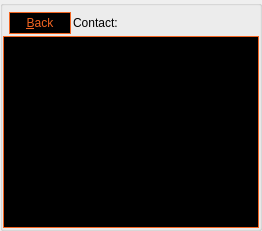
      <widget class="QGroupBox" name="messageDetails">
       <property name="styleSheet">
        <string notr="true">#messageDetails {
	border: 1px solid #f26522;
	}</string>
       </property>
       <property name="title">
        <string/>
       </property>
       <layout class="QVBoxLayout" name="verticalLayout_4">
        <property name="spacing">
         <number>2</number>
        </property>
        <property name="leftMargin">
         <number>0</number>
        </property>
        <property name="topMargin">
         <number>6</number>
        </property>
        <property name="rightMargin">
         <number>0</number>
        </property>
        <property name="bottomMargin">
         <number>0</number>
        </property>
        <item>
         <layout class="QHBoxLayout" name="horizontalLayout_3">
          <property name="leftMargin">
           <number>6</number>
          </property>
          <item>
           <widget class="QPushButton" name="backButton">
            <property name="styleSheet">
             <string notr="true">QPushButton {
	background-color: #000;
	color: #f26522;
	border: 1px solid #f26522;
	max-height: 20px;
	min-height: 20px;
	max-width: 60px;
	min-width: 60px;
}

QPushButton:hover {
	background-color: #61280E;
}

QPushButton:pressed:flat {
	color: #000;
	background-color: #f26522;
}</string>
            </property>
            <property name="text">
             <string>&amp;Back</string>
            </property>
            <property name="icon">
             <iconset>
              <normaloff>:/icons/quit</normaloff>:/icons/quit</iconset>
            </property>
           </widget>
          </item>
          <item>
           <widget class="QLabel" name="labelContact">
            <property name="text">
             <string>Contact:</string>
            </property>
           </widget>
          </item>
          <item>
           <widget class="QLabel" name="contactLabel">
            <property name="text">
             <string/>
            </property>
           </widget>
          </item>
          <item>
           <spacer name="horizontalSpacer_3">
            <property name="orientation">
             <enum>Qt::Horizontal</enum>
            </property>
            <property name="sizeHint" stdset="0">
             <size>
              <width>40</width>
              <height>20</height>
             </size>
            </property>
           </spacer>
          </item>
         </layout>
        </item>
        <item>
         <widget class="QListView" name="listConversation">
          <property name="palette">
           <palette>
            <active>
             <colorrole role="WindowText">
              <brush brushstyle="SolidPattern">
               <color alpha="255">
                <red>242</red>
                <green>101</green>
                <blue>34</blue>
               </color>
              </brush>
             </colorrole>
             <colorrole role="Button">
              <brush brushstyle="SolidPattern">
               <color alpha="255">
                <red>0</red>
                <green>0</green>
                <blue>0</blue>
               </color>
              </brush>
             </colorrole>
             <colorrole role="Text">
              <brush brushstyle="SolidPattern">
               <color alpha="255">
                <red>242</red>
                <green>101</green>
                <blue>34</blue>
               </color>
              </brush>
             </colorrole>
             <colorrole role="ButtonText">
              <brush brushstyle="SolidPattern">
               <color alpha="255">
                <red>242</red>
                <green>101</green>
                <blue>34</blue>
               </color>
              </brush>
             </colorrole>
             <colorrole role="Base">
              <brush brushstyle="SolidPattern">
               <color alpha="255">
                <red>0</red>
                <green>0</green>
                <blue>0</blue>
               </color>
              </brush>
             </colorrole>
             <colorrole role="Window">
              <brush brushstyle="SolidPattern">
               <color alpha="255">
                <red>0</red>
                <green>0</green>
                <blue>0</blue>
               </color>
              </brush>
             </colorrole>
             <colorrole role="Highlight">
              <brush brushstyle="SolidPattern">
               <color alpha="255">
                <red>28</red>
                <green>28</green>
                <blue>28</blue>
               </color>
              </brush>
             </colorrole>
             <colorrole role="HighlightedText">
              <brush brushstyle="SolidPattern">
               <color alpha="255">
                <red>0</red>
                <green>0</green>
                <blue>0</blue>
               </color>
              </brush>
             </colorrole>
             <colorrole role="AlternateBase">
              <brush brushstyle="SolidPattern">
               <color alpha="255">
                <red>28</red>
                <green>28</green>
                <blue>28</blue>
               </color>
              </brush>
             </colorrole>
            </active>
            <inactive>
             <colorrole role="WindowText">
              <brush brushstyle="SolidPattern">
               <color alpha="255">
                <red>242</red>
                <green>101</green>
                <blue>34</blue>
               </color>
              </brush>
             </colorrole>
             <colorrole role="Button">
              <brush brushstyle="SolidPattern">
               <color alpha="255">
                <red>0</red>
                <green>0</green>
                <blue>0</blue>
               </color>
              </brush>
             </colorrole>
             <colorrole role="Text">
              <brush brushstyle="SolidPattern">
               <color alpha="255">
                <red>242</red>
                <green>101</green>
                <blue>34</blue>
               </color>
              </brush>
             </colorrole>
             <colorrole role="ButtonText">
              <brush brushstyle="SolidPattern">
               <color alpha="255">
                <red>242</red>
                <green>101</green>
                <blue>34</blue>
               </color>
              </brush>
             </colorrole>
             <colorrole role="Base">
              <brush brushstyle="SolidPattern">
               <color alpha="255">
                <red>0</red>
                <green>0</green>
                <blue>0</blue>
               </color>
              </brush>
             </colorrole>
             <colorrole role="Window">
              <brush brushstyle="SolidPattern">
               <color alpha="255">
                <red>0</red>
                <green>0</green>
                <blue>0</blue>
               </color>
              </brush>
             </colorrole>
             <colorrole role="Highlight">
              <brush brushstyle="SolidPattern">
               <color alpha="255">
                <red>28</red>
                <green>28</green>
                <blue>28</blue>
               </color>
              </brush>
             </colorrole>
             <colorrole role="HighlightedText">
              <brush brushstyle="SolidPattern">
               <color alpha="255">
                <red>0</red>
                <green>0</green>
                <blue>0</blue>
               </color>
              </brush>
             </colorrole>
             <colorrole role="AlternateBase">
              <brush brushstyle="SolidPattern">
               <color alpha="255">
                <red>28</red>
                <green>28</green>
                <blue>28</blue>
               </color>
              </brush>
             </colorrole>
            </inactive>
            <disabled>
             <colorrole role="WindowText">
              <brush brushstyle="SolidPattern">
               <color alpha="255">
                <red>242</red>
                <green>101</green>
                <blue>34</blue>
               </color>
              </brush>
             </colorrole>
             <colorrole role="Button">
              <brush brushstyle="SolidPattern">
               <color alpha="255">
                <red>0</red>
                <green>0</green>
                <blue>0</blue>
               </color>
              </brush>
             </colorrole>
             <colorrole role="Text">
              <brush brushstyle="SolidPattern">
               <color alpha="255">
                <red>242</red>
                <green>101</green>
                <blue>34</blue>
               </color>
              </brush>
             </colorrole>
             <colorrole role="ButtonText">
              <brush brushstyle="SolidPattern">
               <color alpha="255">
                <red>242</red>
                <green>101</green>
                <blue>34</blue>
               </color>
              </brush>
             </colorrole>
             <colorrole role="Base">
              <brush brushstyle="SolidPattern">
               <color alpha="255">
                <red>0</red>
                <green>0</green>
                <blue>0</blue>
               </color>
              </brush>
             </colorrole>
             <colorrole role="Window">
              <brush brushstyle="SolidPattern">
               <color alpha="255">
                <red>0</red>
                <green>0</green>
                <blue>0</blue>
               </color>
              </brush>
             </colorrole>
             <colorrole role="Highlight">
              <brush brushstyle="SolidPattern">
               <color alpha="255">
                <red>51</red>
                <green>153</green>
                <blue>255</blue>
               </color>
              </brush>
             </colorrole>
             <colorrole role="HighlightedText">
              <brush brushstyle="SolidPattern">
               <color alpha="255">
                <red>0</red>
                <green>0</green>
                <blue>0</blue>
               </color>
              </brush>
             </colorrole>
             <colorrole role="AlternateBase">
              <brush brushstyle="SolidPattern">
               <color alpha="255">
                <red>28</red>
                <green>28</green>
                <blue>28</blue>
               </color>
              </brush>
             </colorrole>
            </disabled>
           </palette>
          </property>
          <property name="styleSheet">
           <string notr="true">#listConversation {
	border: 1px solid #f26522;
	color: #f26522;
	}

QListView {color:#f26522;}

QHeaderView::section {
	border: 1px solid #f26522; 
        background-color: #1c1c1c;
        height: 20px;
	}

/* style the sort indicator */
QHeaderView::down-arrow {
	image: url(:/icons/down_arrow);
	}

QHeaderView::up-arrow {
	image: url(:/icons/up_arrow);
	}</string>
          </property>
         </widget>
        </item>
        <item>
         <layout class="QVBoxLayout" name="verticalLayout_3"/>
        </item>
       </layout>
      </widget>
